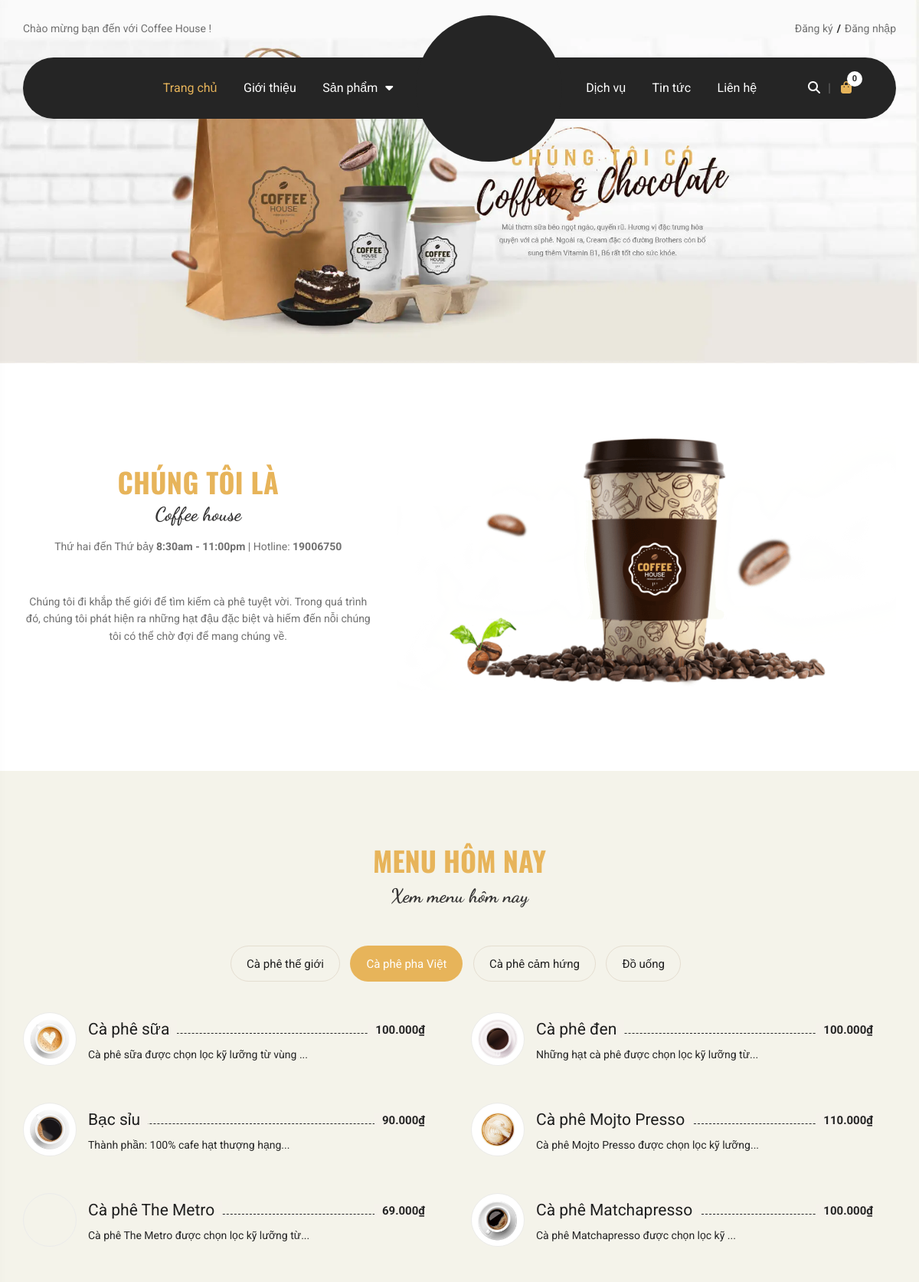
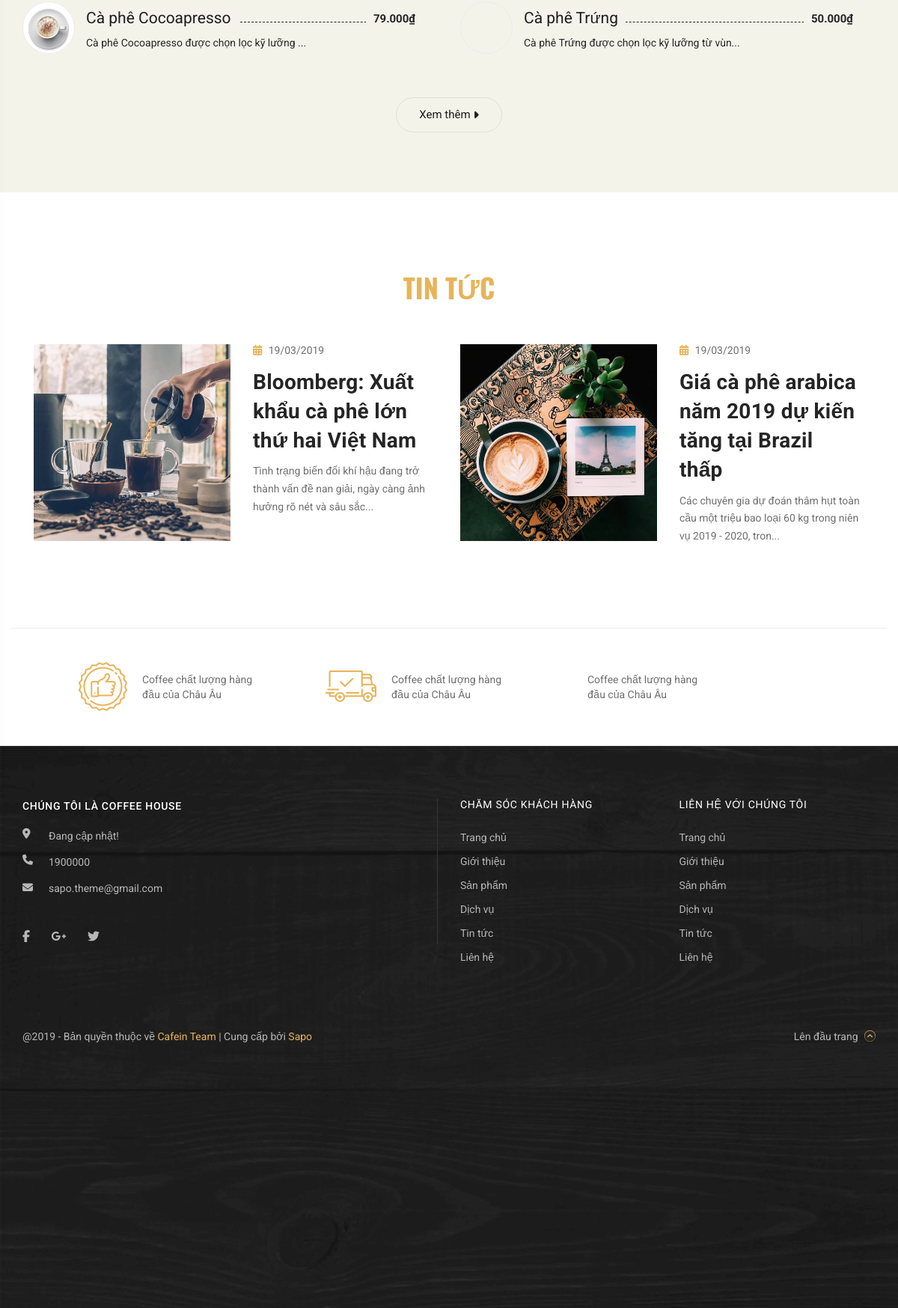
/index.php?quanly=danhmucsanpham&id=13, run on the app's committed database (2 pictures, top to bottom).
### tables this page shows
CREATE TABLE `tbl_danhmuc` (
  `id_danhmuc` int(11) NOT NULL,
  `tendanhmuc` varchar(100) NOT NULL,
  `thutu` int(100) NOT NULL
);

CREATE TABLE `tbl_sanpham` (
  `id_sanpham` int(11) NOT NULL,
  `masp` varchar(11) NOT NULL,
  `tensp` varchar(250) NOT NULL,
  `giasp` double NOT NULL,
  `hinhanh` varchar(254) NOT NULL,
  `noidung` varchar(255) NOT NULL,
  `id_danhmuc` int(11) NOT NULL
);

### pagination/menu/menu_sp.php (the view)
<?php
    $sql_lietke_sp = "SELECT * FROM tbl_danhmuc, tbl_sanpham WHERE tbl_sanpham.id_danhmuc=tbl_danhmuc.id_danhmuc AND
    tbl_sanpham.id_danhmuc='$_GET[id]' ORDER BY tbl_sanpham.id_sanpham DESC";
    $query_lietke_sp = mysqli_query($mysqli, $sql_lietke_sp);
?>
<div class="menu-coffee_content">
    <div id="" class="menu-coffee_tab" style="display: block;">
        <div class="row">
                <?php
                    while($row = mysqli_fetch_array($query_lietke_sp)) {
                ?>
            <div class="col l-6 m-6 c-12">
                <div class="menu-coffee_tab-box">
                    <div class="menu-coffee_tab-img">
                        <div class="menu-coffee_tab-img_box">
                            <a href="demo.php?quanly=sanpham&id=<?php echo $row['id_sanpham'] ?>" class="menu-coffee_tab-img_link">
                                <img src="admin/modules/quanlysp/uploads/<?php echo $row['hinhanh'] ?>" alt="">
                            </a>
                        </div>
                    </div>
                    <div class="menu-coffee_tab-info">
                            <div class="menu-coffee_tab-info_name">
                                <h3 class="menu-coffee_tab-info_name-h3">
                                    <a href="demo.php?quanly=sanpham&id=<?php echo $row['id_sanpham'] ?>" title="Cà phê Trứng" class="menu-coffee_tab-info_name-link">
                                        <span><?php echo $row['tensp'] ?></span>
                                    </a>
                                </h3>
                            </div>
                            <div class="menu-coffee_tab-info_money">
                                <span><?php echo number_format($row['giasp'], 0, ',', '.').'₫' ?></span>
                            </div>
                            <div class="menu-coffee_tab-info_text">
                                <?php echo $row['noidung'] ?>
                            </div>
                    </div>
                </div>
            </div>
                <?php
                }
                ?>
            <div class="col l-12 m-12 c-12">
                <div class="see-more">
                    <a href="product.php?quanly=tatcasanpham" class="see-more_link">
                        Xem thêm <i class="fa-solid fa-caret-right"></i>
                    </a>
                </div>
            </div>
        </div>
    </div>
</div>

### pagination/menu/menu.php (shortened to what this page needs)
<?php
    $sql_lietke_danhmuc = "SELECT * FROM tbl_danhmuc ORDER BY thutu ASC";
    $query_lietke_danhmuc = mysqli_query($mysqli, $sql_lietke_danhmuc);
?>
<div class="menu">
            <div class="grid wide col">
                <div class="menu-title">
                    <div class="row">
                        <div class="menu-heading">
                            <h2 class="menu-large-title">
                                Menu hôm nay
                            </h2>
                            <span class="menu-mini-title">
                                Xem menu hôm nay
                            </span>
                        </div>
                    </div>
                </div>
                <div class="menu-coffee">
                    <div class="menu-coffee_menu">
                        <ul class="menu-coffee_list">
                            <?php
                            while($row = mysqli_fetch_array($query_lietke_danhmuc)) {
                            ?>
                            <li class="menu-coffee_item">
                                <a href="index.php?quanly=danhmucsanpham&id=<?php echo $row['id_danhmuc'] ?>"
                                class="menu-coffee_link menu-coffee_link--tab1 <?php if (isset($_GET['id']) && $_GET['id'] == $row['id_danhmuc'])
                                {$class = 'menu-coffee_link--active'; echo $class;} ?>">
                                <?php echo $row["tendanhmuc"] ?>
                            </a>
                            </li>
                            <?php
                            }
                            ?>
                        </ul>
                    </div>
                    <?php
                    include("pagination/menu/menu_sp.php");
                    ?>
                </div>
            </div>
        </div>

### css/grid.css (style rules this page uses)
.grid { width: 100%; display: block; }
.grid.wide { max-width: 1170px; margin: 0 auto; }
.row { display: flex; flex-wrap: wrap; margin-left: -15px; margin-right: -15px; }
.col { padding-left: 15px; padding-right: 15px; }
.c-12 { flex: 0 0 100%; max-width: 100%; }
@media (min-width: 971px) { .row { margin-left: -15px; margin-right: -15px; } }
@media (min-width: 971px) { .col { padding-left: 15px; padding-right: 15px; } }
@media (min-width: 971px) { .m-1, .m-2, .m-3, .m-4, .m-5, .m-6, .m-7, .m-8, .m-9, .m-10, .m-11, .m-12 { display: block; } }
@media (min-width: 971px) { .m-6 { flex: 0 0 50%; max-width: 50%; } }
@media (min-width: 971px) { .m-12 { flex: 0 0 100%; max-width: 100%; } }
@media (min-width: 1024px) { .row { margin-left: -15px; margin-right: -15px; } }
@media (min-width: 1024px) { .col { padding-left: 15px; padding-right: 15px; } }
@media (min-width: 1024px) { .l-1, .l-2, .l-2-4, .l-3, .l-4, .l-5, .l-6, .l-7, .l-8, .l-9, .l-10, .l-11, .l-12 { display: block; } }
@media (min-width: 1024px) { .l-6 { flex: 0 0 50%; max-width: 50%; } }
@media (min-width: 1024px) { .l-12 { flex: 0 0 100%; max-width: 100%; } }
@media (min-width: 1024px) and (max-width: 1239px) { .wide { max-width: 984px; } }
@media (min-width: 1024px) and (max-width: 1239px) { .wide .row { margin-left: -15px; margin-right: -15px; } }
@media (min-width: 1024px) and (max-width: 1239px) { .wide .col { padding-left: 15px; padding-right: 15px; } }
@media (min-width: 1024px) and (max-width: 1239px) { .wide .l-1, .wide .l-2, .wide .l-2-4, .wide .l-3, .wide .l-4, .wide .l-5, .wide .l-6, .wide .l-7, .wide .l-8, .wide .l-9, .wide .l-10, .wide .l-11, .wide .l-12 { display: block; } }
@media (min-width: 1024px) and (max-width: 1239px) { .wide .l-6 { flex: 0 0 50%; max-width: 50%; } }
@media (min-width: 1024px) and (max-width: 1239px) { .wide .l-12 { flex: 0 0 100%; max-width: 100%; } }

### css/base.css (style rules this page uses)
* { margin: 0; padding: 0; box-sizing: border-box; }
html { scroll-behavior: smooth; }
body { font-size: 14px; color: #252525; font-family: "Roboto",sans-serif; overflow-x: hidden; }
:root { --height-header-top: 75px; --height-header-menu: 80px; }

### data on the page
tbl_danhmuc: tendanhmuc "Cà phê thế giới"
tbl_danhmuc: tendanhmuc "Cà phê pha Việt"
tbl_danhmuc: tendanhmuc "Cà phê cảm hứng"
tbl_danhmuc: tendanhmuc "Đồ uống"
tbl_sanpham: hinhanh (picture), tensp "Cà phê sữa", giasp "100.000", noidung "Cà phê sữa được chọn lọc kỹ lưỡng từ vùng ..."
tbl_sanpham: hinhanh (picture), tensp "Cà phê đen", giasp "100.000", noidung "Những hạt cà phê được chọn lọc kỹ lưỡng từ..."
tbl_sanpham: hinhanh (picture), tensp "Bạc sỉu", giasp "90.000", noidung "Thành phần: 100% cafe hạt thượng hạng..."
tbl_sanpham: hinhanh (picture), tensp "Cà phê Mojto Presso", giasp "110.000", noidung "Cà phê Mojto Presso được chọn lọc kỹ lưỡng..."
tbl_sanpham: tensp "Cà phê The Metro", giasp "69.000", noidung "Cà phê The Metro được chọn lọc kỹ lưỡng từ..."
tbl_sanpham: hinhanh (picture), tensp "Cà phê Matchapresso", giasp "100.000", noidung "Cà phê Matchapresso được chọn lọc kỹ ..."
tbl_sanpham: hinhanh (picture), tensp "Cà phê Cocoapresso", giasp "79.000", noidung "Cà phê Cocoapresso được chọn lọc kỹ lưỡng ..."
tbl_sanpham: tensp "Cà phê Trứng", giasp "50.000", noidung "Cà phê Trứng được chọn lọc kỹ lưỡng từ vùn..."
